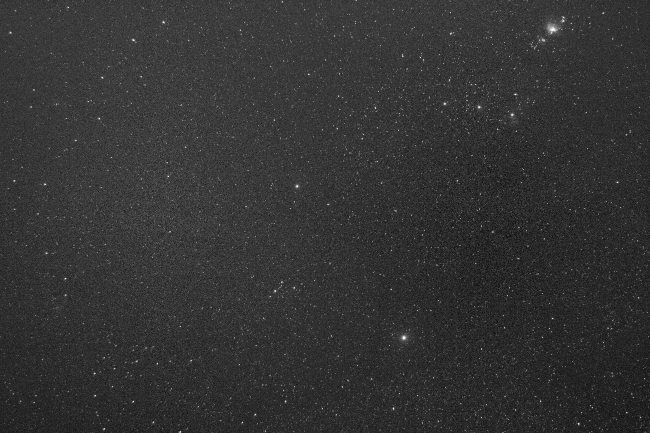
#> input picture 2022-03-07T21-09-10_Coordinates_FILTER_30s_Severin-W_small.jpg, 1300 x 866 px (shown at 1/2 size)
$ python De_Bayering_Jonas.py
#> lines starting #> are read from the running program, lines starting #| are printed output that depends on the picture

import cv2
import os
import random
import numpy


# there are black white (single channel) images where each pixel has a brightness value
# each pixel has a certain filter in front of the sensor , red / green or blue,
# we can combine 4 pixels to get a colored image
# a_example_not_debayered = [
#     [ R, G, R, G, R, G, R, G],
#     [ G, B, G, B, G, B, G, B],
#     [ R, G, R, G, R, G, R, G],
#     [ G, B, G, B, G, B, G, B],
#     [ R, G, R, G, R, G, R, G],
#     [ G, B, G, B, G, B, G, B]
# ]
# # to combine the colors we take 4(single channel)pixel values, and combine them into 1 (three channel) pixel
# a_example_not_debayered = [

#     [ [R,G,B],[R,G,B],[R,G,B] ],
#     [ [R,G,B],[R,G,B],[R,G,B] ],
#     [ [R,G,B],[R,G,B],[R,G,B] ]

# ]
# # now because we have 2 G values, we can take the arithmetic medium of both => (G+G)/2 => [R,(G+G)/2),B]
# a_example_not_debayered = [

#     [ [R,(G+G)/2),B],[R,(G+G)/2),B],[R,(G+G)/2),B] ],
#     [ [R,(G+G)/2),B],[R,(G+G)/2),B],[R,(G+G)/2),B] ],
#     [ [R,(G+G)/2),B],[R,(G+G)/2),B],[R,(G+G)/2),B] ]

# ]
# this pattern of 4 filters is called the bayer pattern,
# it can vary and depends on the sensor
# example of patterns:
# R G G B
# [..R, G..]
# [..G, B..]
#
# G B R G
# [..G, B..]
# [..R, G..]
#
# B G G R
# [..B, G..]
# [..G, R..]


# sometimes
b_os_is_windows = os.name == 'nt'

s_path_file_name = './../../2022-03-07T21-09-10_Coordinates_FILTER_30s_Severin-W_small.jpg'
# s_path_output_file = __file__.split(".")[0]
s_path_output_file = "2022-03-07T21-09-10_Coordinates_FILTER_30s_Severin-W_small_debayered.jpg" # static filename
s_path_output_file_suffix = "_default"

if(b_os_is_windows):
    s_path_file_name = "\\".join(s_path_file_name.split("/"))

o_img = cv2.imread(s_path_file_name)
#> o_img is the input picture: shape (866, 1300, 3); min 0, max 255, mean 51.3

a_img = o_img
n_img_height = o_img.shape[0] ## important index 0 [0] is height
#> n_img_height = 866
n_img_width = o_img.shape[1] ## importatnt index 1 [1] is width
#> n_img_width = 1300

#optional resize
n_resize_factor = 1.0 # no resizing
# n_resize_factor = 0.25 # 10 times smallerj
n_img_width = int(n_img_width*n_resize_factor)
n_img_height = int(n_img_height*n_resize_factor)

o_img = cv2.resize(
    o_img,
    (
        n_img_width,
        n_img_height
    ),
    n_resize_factor,
    n_resize_factor
)

# cv2.imwrite("2022-03-07T21-09-10_Coordinates_FILTER_30s_Severin-W"+"_small.jpg", o_img)
# exit()
# pseudo crop image if width and height is not even
n_img_width_even = int(n_img_width/2) * 2
#> n_img_width_even = 1300
n_img_height_even = int(n_img_height/2) * 2
#> n_img_height_even = 866

n_img_debayered_width = int(n_img_width_even/2)
#> n_img_debayered_width = 650
n_img_debayered_height = int(n_img_height_even/2)
#> n_img_debayered_height = 433

n_color_channels = 3
o_debayered_img = numpy.zeros(
    [
        n_img_debayered_height,
        n_img_debayered_width,
        n_color_channels
    ],
    dtype=numpy.uint8
)

def f_o_get_debayered_pixel(
    n_val1,
    n_val2,
    n_val3,
    n_val4,
    s_pattern_name
):
    global s_path_output_file_suffix
    s_path_output_file_suffix = s_pattern_name

    if s_pattern_name == "rggb":
        o_debayered_pixel = numpy.array(
                [
                    (numpy.uint8(n_val4)),# b
                    (numpy.uint8( int((n_val2+n_val3)/2))),# g
                    (numpy.uint8(n_val1))# r
                ],
        dtype=numpy.uint8)

    if s_pattern_name == "gbbr":
        o_debayered_pixel = numpy.array(
                [
                    (numpy.uint8(n_val1)),# b
                    (numpy.uint8( int((n_val2+n_val3)/2))),# g
                    (numpy.uint8(n_val4))# r
                ],
        dtype=numpy.uint8)

    if s_pattern_name == "gbgr":
        o_debayered_pixel = numpy.array(
                [
                    (numpy.uint8(n_val2)),# b
                    (numpy.uint8(int((n_val1+n_val3)/2))),# g
                    (numpy.uint8(n_val4))# r
                ],
        dtype=numpy.uint8)

    if s_pattern_name == "rgbg":
        o_debayered_pixel = numpy.array(
                [
                    (numpy.uint8(n_val3)),# b
                    (numpy.uint8(int((n_val2+n_val4)/2))),# g
                    (numpy.uint8(n_val1))# r
                ],
        dtype=numpy.uint8)

    if s_pattern_name == "grbg":
        o_debayered_pixel = numpy.array(
                [
                    (numpy.uint8(n_val3)),# b
                    (numpy.uint8(int((n_val1+n_val4)/2))),# g
                    (numpy.uint8(n_val2))# r
                ],
        dtype=numpy.uint8)

    if s_pattern_name == "gbrg":
        o_debayered_pixel = numpy.array(
                [
                    (numpy.uint8(n_val2)),# b
                    (numpy.uint8(int((n_val1+n_val4)/2))),# g
                    (numpy.uint8(n_val3))# r
                ],
        dtype=numpy.uint8)

    if s_pattern_name == "bggr":
        o_debayered_pixel = numpy.array(
                [
                    (numpy.uint8(n_val1)),# b
                    (numpy.uint8( int((n_val2+n_val3)/2))),# g
                    (numpy.uint8(n_val4))# r
                ],
        dtype=numpy.uint8)

    if s_pattern_name == "bggb":
        o_debayered_pixel = numpy.array(
                [
                    (numpy.uint8(n_val1)),# b
                    (numpy.uint8( int((n_val2+n_val3)/2))),# g
                    (numpy.uint8(n_val1))# r
                ],
        dtype=numpy.uint8)

    if s_pattern_name == "rauschen":
        o_debayered_pixel = numpy.array(
                [
                    numpy.uint8(int(random.random() * pow(2,8))),
                    numpy.uint8(int(random.random() * pow(2,8))),
                    numpy.uint8(int(random.random() * pow(2,8))),
                ],
        dtype=numpy.uint8)

    if s_pattern_name == "rauschen":
        o_debayered_pixel = numpy.array(
                [
                    0,
                    numpy.uint8(int(random.random() * pow(2,8))),
                    numpy.uint8(int(random.random() * pow(2,8))),
                ],
        dtype=numpy.uint8)


    return o_debayered_pixel

n_y = 0
while n_y < n_img_height_even-2:
    n_x = 0
    while n_x < n_img_width_even-2:
        n_channel_index = 0 # it is rgb but all channels have the same vualue anyway, the image is black white
        n_val1 = int(a_img[n_y][n_x][n_channel_index])
        n_val2 = int(a_img[n_y][n_x+1][n_channel_index])
        n_val3 = int(a_img[n_y+1][n_x][n_channel_index])
        n_val4 = int(a_img[n_y+1][n_x+1][n_channel_index])

        # a_debayered_pixel = numpy.array(
        #     [
        #         (numpy.uint8(n_val1)),# r
        #         (numpy.uint8( int((n_val2+n_val3)/2))),# g
        #         (numpy.uint8(n_val4))# b
        #     ],
        #     dtype=numpy.uint8)

        a_debayered_pixel = f_o_get_debayered_pixel(
            n_val1,
            n_val2,
            n_val3,
            n_val4,
            "rauschen"
        )

        o_debayered_img[int(n_y/2)][int(n_x/2)] = a_debayered_pixel
        # print(a_debayered_pixel)
        n_x = n_x + 2

    n_y = n_y + 2
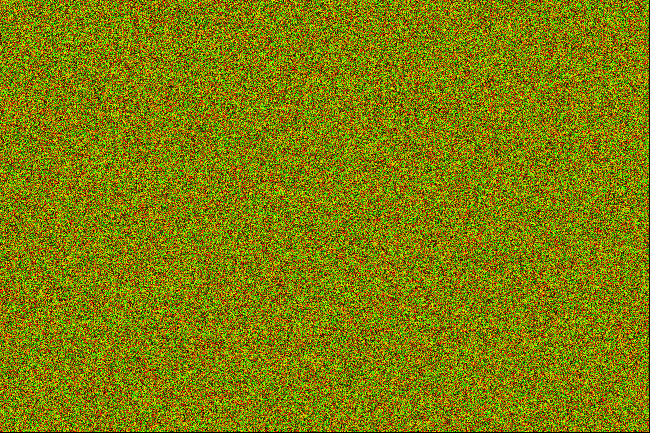
#> o_debayered_img: shape (433, 650, 3); mean B, G, R 0, 127, 127.2


print(s_path_output_file)

print(
    cv2.imwrite("De_Bayering_Jonas"+"_"+s_path_output_file_suffix+".jpg", o_debayered_img)
)
#| True


# print(o_img)
